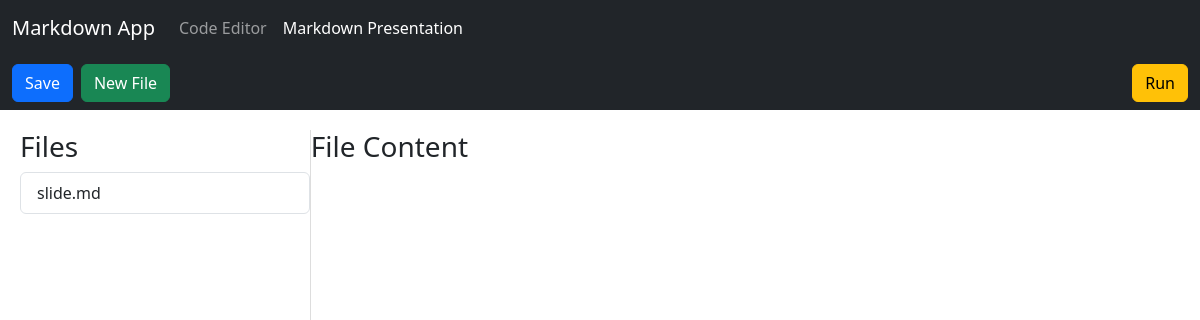
The page /reveal/ on the database as committed earlier.
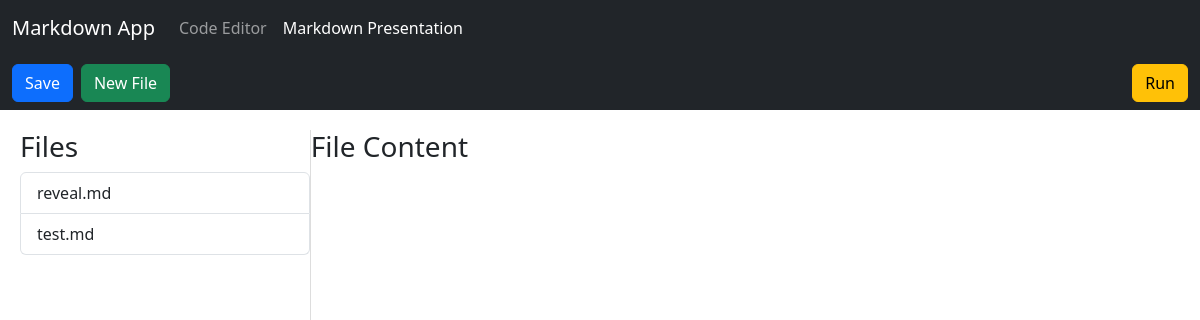
The same page on the database as committed later.
### RevealJsApp/models.py (models this page shows)
class slides(models.Model):
    title = models.CharField(max_length=100)
    content = models.CharField(max_length=10000)

### RevealJsApp/views.py (the view, shortened to what this page needs)
# urls.py: path('', Index.as_view(), name='index'),
class Index(View):
    def get(self, request):
        files = slides.objects.all()
        return render(request, 'RevealJsApp/home.html',{'files':files})

### RevealJsApp/templates/RevealJsApp/home.html (shortened to what this page needs)
{% extends "RevealJsApp/base.html" %}
{% load static %}
{% block content %}
<nav class="navbar navbar-expand-lg navbar-dark bg-dark">
    <div class="container-fluid">
        <a class="navbar-brand" href="#">Markdown App</a>
        <div class="collapse navbar-collapse" id="navbarContent">
            <ul class="navbar-nav me-auto mb-2 mb-lg-0">
                <li class="nav-item">
                    <a class="nav-link" href="/code-editor/">Code Editor</a>
                </li>
                <li class="nav-item">
                    <a class="nav-link active" href="/reveal/">Markdown Presentation</a>
                </li>
            </ul>
        </div>
    </div>
</nav>
<nav class="navbar navbar-expand-lg navbar-dark bg-dark">
    <div class="container-fluid">
        <div class="collapse navbar-collapse" id="navbarContent">
            <ul class="navbar-nav me-auto mb-2 mb-lg-0">
                <li class="nav-item">
                    <button class="btn btn-primary me-2" onclick="saveFileContent()">Save</button>
                </li>
                <li class="nav-item">
                    <button class="btn btn-success" onclick="createNewFile()">New File</button>
                </li>
            </ul>
        </div>
        <div class="d-flex align-items-center ms-auto">
            <button class="btn btn-warning d-flex justify-content-center align-items-center" id="run" onclick="runCode()">
                Run
            </button>
        </div>
    </div>
</nav>
<div class="home">
    <div class="file-list" id="file-list">
        <h3>Files</h3>
        <ul class="list-group">
            {% for file in files %}
                <li class="list-group-item list-group-item-action" style="cursor: pointer;" onclick="loadFileContent('{{ file.id }}')" value="{{ file.id }}">{{ file.title }}.md</li>
            {% endfor %}
        </ul>
    </div>
    <div class="resizer" id="resizer"></div>
    <div class="content-area" id="content-area">
        <h3>File Content</h3>
        <div id="editor"></div>
    </div>
</div>
{% endblock content %}

### RevealJsApp/templates/RevealJsApp/base.html (shortened to what this page needs)
{% load static %}
<!doctype html>
<html lang="en">
<head>
    <link href="https://cdn.jsdelivr.net/npm/bootstrap@5.3.3/dist/css/bootstrap.min.css" rel="stylesheet">
</head>
<body>
    {% block content %}{% endblock content %}
</body>
</html>

Rows that differ between the two databases and show on the page:
removed slides: {{ file.id }} 0 (drawn), title "slide"
added slides: {{ file.id }} 0 (drawn), title "reveal"
added slides: {{ file.id }} 1 (drawn), title "test"
